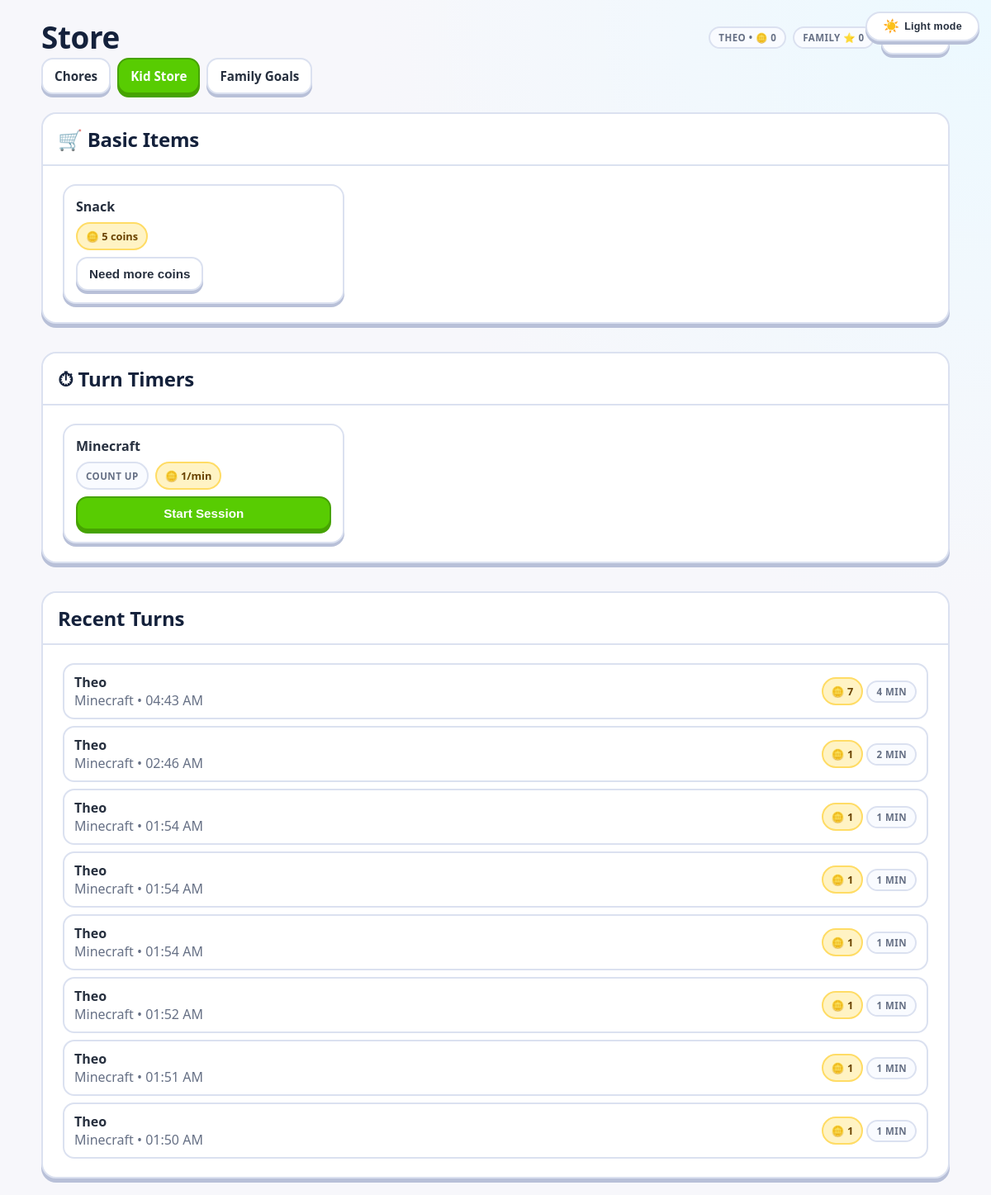
The page /kid/store (signed in) on the database its author committed.
### src/models/main.py (models this page shows, shortened)
class Kid(db.Model):
	__tablename__ = "kids"
	id = db.Column(db.Integer, primary_key=True)
	family_id = db.Column(db.Integer, db.ForeignKey("families.id"), nullable=False, index=True)
	display_name = db.Column(db.String(120), nullable=False)
	pin_hash = db.Column(db.String(255), nullable=False)
	created_at = db.Column(db.DateTime, default=datetime.utcnow, nullable=False)
	is_active = db.Column(db.Boolean, default=True, nullable=False)
	coin_balance = db.Column(db.Integer, default=0, nullable=False)
	family = db.relationship("Family", back_populates="kids")

class Family(db.Model):
	__tablename__ = "families"
	id = db.Column(db.Integer, primary_key=True)
	name = db.Column(db.String(120), nullable=False)
	family_code_hash = db.Column(db.String(255), nullable=False)
	family_code_hint = db.Column(db.String(16), nullable=False, index=True)
	family_code_plain = db.Column(db.String(16), nullable=True)
	created_at = db.Column(db.DateTime, default=datetime.utcnow, nullable=False)
	is_active = db.Column(db.Boolean, default=True, nullable=False)
	family_points_balance = db.Column(db.Integer, default=0, nullable=False)
	parents = db.relationship("Parent", back_populates="family", cascade="all, delete-orphan")
	kids = db.relationship("Kid", back_populates="family", cascade="all, delete-orphan")
	devices = db.relationship("TrustedDevice", back_populates="family", cascade="all, delete-orphan")

class StoreItem(db.Model):
	__tablename__ = "store_items"
	id = db.Column(db.Integer, primary_key=True)
	family_id = db.Column(db.Integer, db.ForeignKey("families.id"), nullable=False, index=True)
	created_by_parent_id = db.Column(db.Integer, db.ForeignKey("parents.id"), nullable=False, index=True)
	name = db.Column(db.String(120), nullable=False)
	description = db.Column(db.Text)
	item_scope = db.Column(db.String(20), nullable=False, index=True)
	item_type = db.Column(db.String(20), default="basic", nullable=False)
	kid_coin_cost = db.Column(db.Integer, default=0, nullable=False)
	family_point_cost = db.Column(db.Integer, default=0, nullable=False)
	timing_mode = db.Column(db.String(20))  # countdown | stopwatch
	session_duration_minutes = db.Column(db.Integer)  # for countdown
	session_rate_type = db.Column(db.String(20))  # flat | per_minute
	session_flat_cost = db.Column(db.Integer, default=0)
	session_coin_per_minute = db.Column(db.Integer, default=0)
	session_max_participants = db.Column(db.Integer, default=1)
	stock_qty = db.Column(db.Integer, default=-1, nullable=False)
	is_active = db.Column(db.Boolean, default=True, nullable=False)
	created_at = db.Column(db.DateTime, default=datetime.utcnow, nullable=False)
	family = db.relationship("Family", backref=db.backref("store_items", lazy=True, cascade="all, delete-orphan"))
	created_by_parent = db.relationship("Parent", backref=db.backref("store_items", lazy=True))
	sessions = db.relationship("StoreTimedSession", back_populates="store_item", cascade="all, delete-orphan")

class StoreTimedSession(db.Model):
	__tablename__ = "store_timed_sessions"
	id = db.Column(db.Integer, primary_key=True)
	store_item_id = db.Column(db.Integer, db.ForeignKey("store_items.id"), nullable=False, index=True)
	family_id = db.Column(db.Integer, db.ForeignKey("families.id"), nullable=False, index=True)
	started_by_kid_id = db.Column(db.Integer, db.ForeignKey("kids.id"), nullable=False, index=True)
	participant_kid_id = db.Column(db.Integer, db.ForeignKey("kids.id"), nullable=True, index=True)
	status = db.Column(db.String(20), nullable=False, default="active", index=True)
	timing_mode = db.Column(db.String(20), nullable=False)  # countdown | stopwatch
	planned_duration_minutes = db.Column(db.Integer)
	started_at = db.Column(db.DateTime, nullable=False, default=datetime.utcnow)
	ended_at = db.Column(db.DateTime)
	total_coins_charged = db.Column(db.Integer, nullable=False, default=0)
	store_item = db.relationship("StoreItem", back_populates="sessions")
	family = db.relationship("Family", backref=db.backref("store_timed_sessions", lazy=True, cascade="all, delete-orphan"))
	started_by_kid = db.relationship("Kid", foreign_keys=[started_by_kid_id], backref=db.backref("store_timed_sessions_started", lazy=True))
	participant_kid = db.relationship("Kid", foreign_keys=[participant_kid_id], backref=db.backref("store_timed_sessions_joined", lazy=True))
	participants = db.relationship(
		"StoreSessionParticipant",
		back_populates="timed_session",
		cascade="all, delete-orphan",
		order_by="StoreSessionParticipant.joined_at.asc()",
	)
	turns = db.relationship(
		"StoreSessionTurn",
		back_populates="timed_session",
		cascade="all, delete-orphan",
		order_by="StoreSessionTurn.started_at.asc()",
	)
	@property
	def elapsed_seconds(self) -> int:
		end = self.ended_at or datetime.utcnow()
		elapsed = max(0, int((end - self.started_at).total_seconds()))
		if self.timing_mode == "countdown" and self.planned_duration_minutes:
			return min(elapsed, self.planned_duration_minutes * 60)
		return elapsed

### src/controllers/routes.py (the view)
@public_bp.get("/kid/store")
@kid_web_login_required
def kid_store():
	kid, family = _load_kid_and_family()
	if not kid or not family or kid.family_id != family.id:
		session.clear()
		flash("Session expired. Please log in again.", "error")
		return redirect(url_for("public.kid_login"))
	active_tab = request.args.get("tab", "kid")
	if active_tab not in {"kid", "family"}:
		active_tab = "kid"
	kid_items = (
		StoreItem.query.filter_by(family_id=family.id, item_scope="kid", is_active=True)
		.order_by(StoreItem.created_at.desc())
		.all()
	)
	family_items = (
		StoreItem.query.filter_by(family_id=family.id, item_scope="family", is_active=True)
		.order_by(StoreItem.created_at.desc())
		.all()
	)
	family_redemptions = (
		StoreRedemption.query.join(StoreItem, StoreRedemption.store_item_id == StoreItem.id)
		.filter(StoreRedemption.family_id == family.id, StoreItem.item_scope == "family")
		.order_by(StoreRedemption.requested_at.desc())
		.limit(30)
		.all()
	)
	vote_lookup = {
		vote.redemption_id: vote.vote
		for vote in StoreRedemptionVote.query.filter_by(kid_id=kid.id).all()
	}
	vote_summary = _vote_summary_for_redemptions(family_redemptions)
	active_session = _active_store_session_for_kid(kid.id)
	family_kids = Kid.query.filter_by(family_id=family.id, is_active=True).order_by(Kid.display_name.asc()).all()
	active_session_by_item_id = _active_store_sessions_by_item(family.id)
	billing_changed = False
	for timed_session in active_session_by_item_id.values():
		billing_changed = _sync_active_store_session_billing(timed_session) or billing_changed
	if billing_changed:
		db.session.commit()
	active_session_elapsed_seconds = {
		active_session.id: _participant_elapsed_seconds(active_session)
		for active_session in active_session_by_item_id.values()
	}
	active_session_charged_coins = {}
	for active_store_session in active_session_by_item_id.values():
		charged_by_participant = {}
		for turn in active_store_session.turns or []:
			charged_by_participant[turn.participant_id] = charged_by_participant.get(turn.participant_id, 0) + (turn.coins_charged or 0)
		active_session_charged_coins[active_store_session.id] = charged_by_participant
	recent_timed_sessions = (
		StoreTimedSession.query.filter(
			StoreTimedSession.family_id == family.id,
			StoreTimedSession.status.in_(["completed", "cancelled"]),
		)
		.order_by(StoreTimedSession.ended_at.desc())
		.limit(8)
		.all()
	)
	return render_template(
		"private/kids/store/index.html",
		kid=kid,
		family=family,
		family_kids=family_kids,
		kid_items=kid_items,
		family_items=family_items,
		family_redemptions=family_redemptions,
		vote_lookup=vote_lookup,
		vote_summary=vote_summary,
		active_tab=active_tab,
		active_session=active_session,
		active_session_by_item_id=active_session_by_item_id,
		active_session_elapsed_seconds=active_session_elapsed_seconds,
		active_session_charged_coins=active_session_charged_coins,
		recent_timed_sessions=recent_timed_sessions,
	)

### src/templates/private/kids/store/index.html (shortened to what this page needs)
{% extends "bases/private.html" %}
{% block nav %}
<div class="d-flex justify-content-between align-items-center flex-wrap gap-2 mb-3">
	<h1 style="font-size: clamp(1.6rem, 3.4vw, 2.3rem);">Store</h1>
	<div class="d-flex gap-2 align-items-center">
		<span class="pill">{{ kid.display_name }} • 🪙 {{ kid.coin_balance }}</span>
		<span class="pill">Family ⭐ {{ family.family_points_balance }}</span>
		<form method="post" action="{{ url_for('public.kid_logout_web') }}">
			<button type="submit" class="btn">Logout</button>
		</form>
	</div>
</div>
{% endblock %}
{% block content %}
<div class="dashboard-container">
	<div class="d-flex flex-wrap gap-2 mb-3">
		<a href="{{ url_for('public.kid_chores') }}" class="btn">Chores</a>
		<a href="{{ url_for('public.kid_store', tab='kid') }}" class="btn {% if active_tab == 'kid' %}primary{% endif %}">Kid Store</a>
		<a href="{{ url_for('public.kid_store', tab='family') }}" class="btn {% if active_tab == 'family' %}primary{% endif %}">Family Goals</a>
	</div>
	{% if active_tab == 'kid' %}
		<div class="dashboard-grid">
			<div class="dashboard-card">
				<div class="card-header"><h2>🛒 Basic Items</h2></div>
				<div class="card-body">
					{% set basic_items = kid_items | selectattr('item_type', 'equalto', 'basic') | list %}
					{% if basic_items %}
						<div class="row g-3">
							{% for item in basic_items %}
								<div class="col-12 col-md-6 col-lg-4">
									<div class="store-item d-flex flex-column gap-2">
										<strong>{{ item.name }}</strong>
										<span class="coin-badge d-inline-block" style="width:fit-content;">🪙 {{ item.kid_coin_cost }} coins</span>
										<form method="post" action="{{ url_for('public.kid_purchase_store_item', item_id=item.id) }}" class="mt-auto">
											<button type="submit" class="btn {% if item.stock_qty != 0 and kid.coin_balance >= item.kid_coin_cost %}primary{% endif %}" {% if item.stock_qty == 0 or kid.coin_balance < item.kid_coin_cost %}disabled{% endif %}>
												{% if item.stock_qty == 0 %}Out of stock{% elif kid.coin_balance >= item.kid_coin_cost %}Purchase{% else %}Need more coins{% endif %}
											</button>
										</form>
									</div>
								</div>
							{% endfor %}
						</div>
					{% else %}
						<div class="empty-state">No basic items available.</div>
					{% endif %}
				</div>
			</div>
		</div>
		{% set timed_items = kid_items | selectattr('item_type', 'equalto', 'timed_session') | list %}
		{% if timed_items %}
		<div class="dashboard-grid" style="margin-top:12px;">
			<div class="dashboard-card">
				<div class="card-header"><h2>⏱ Turn Timers</h2></div>
				<div class="card-body">
					<div class="row g-3">
						{% for item in timed_items %}
							{%- set active_session_for_item = active_session_by_item_id.get(item.id) -%}
							{%- set current_turn = active_session_for_item.current_turn if active_session_for_item else none -%}
								{%- set current_participant = current_turn.participant if current_turn else none -%}
								{%- set elapsed_lookup = active_session_elapsed_seconds.get(active_session_for_item.id, {}) if active_session_for_item else {} -%}
								{%- set charged_lookup = active_session_charged_coins.get(active_session_for_item.id, {}) if active_session_for_item else {} -%}
									{%- set current_prior_seconds = (elapsed_lookup.get(current_participant.id, 0) - current_turn.live_elapsed_seconds) if current_turn and current_participant else 0 -%}
									{%- set current_charged_coins = charged_lookup.get(current_participant.id, 0) if current_participant else 0 -%}
									{%- set current_paid_seconds = ((current_turn.coins_charged // (item.session_coin_per_minute or 1)) * 60) if current_turn and current_participant and current_participant.charges_coins and item.session_rate_type == 'per_minute' else 0 -%}
									{%- set turn_start_cost = item.session_flat_cost if item.session_rate_type == 'flat' else item.session_coin_per_minute -%}
									{%- set out_of_stock = (item.stock_qty == 0) -%}
							<div class="col-12 col-md-6 col-lg-4">
								<div class="store-item d-flex flex-column gap-2 {% if active_session_for_item %}store-item-active{% endif %}">
									<strong>{{ item.name }}</strong>
									<div class="d-flex flex-wrap gap-2">
										<span class="pill">Count Up</span>
										{% if item.session_rate_type == 'flat' %}
												<span class="coin-badge">🪙 {{ item.session_flat_cost }} flat</span>
										{% else %}
												<span class="coin-badge">🪙 {{ item.session_coin_per_minute }}/min</span>
										{% endif %}
									</div>
									{% if active_session_for_item and current_turn %}
										<div class="turn-timer-panel"
											data-session-panel
											data-session-id="{{ active_session_for_item.id }}"
											data-current-participant-id="{{ current_participant.id if current_participant else '' }}"
											data-started-at="{{ current_turn.started_at.isoformat() }}Z"
												data-prior-seconds="{{ current_prior_seconds }}"
												data-current-charged="{{ current_charged_coins }}"
												data-paid-seconds="{{ current_paid_seconds }}"
												data-rate-type="{{ item.session_rate_type }}"
												data-coins-per-minute="{{ item.session_coin_per_minute or 0 }}"
												data-charges-coins="{{ '1' if current_participant and current_participant.charges_coins else '0' }}">
											<span class="status-badge active">RUNNING</span>
											<div class="turn-player">{{ current_participant.display_name if current_participant else 'No turn' }}</div>
											<div class="turn-time" data-turn-display>00:00</div>
												{% if current_participant and current_participant.charges_coins %}
													<p class="muted text-center m-0">🪙 <strong data-turn-cost>{{ current_charged_coins }}</strong> coins charged</p>
												{% else %}
													<p class="muted text-center m-0">Guest turns are not charged</p>
												{% endif %}
													<div class="turn-switch-grid">
														{% for participant in active_session_for_item.participants %}
															{% set needs_coins = participant.charges_coins and participant.kid.coin_balance < (turn_start_cost or 0) %}
															{% if current_participant and participant.id == current_participant.id %}
																<button type="button" class="btn primary w-100" disabled>{{ participant.display_name }}</button>
														{% elif needs_coins %}
															<button type="button" class="btn w-100" disabled>{{ participant.display_name }} needs coins</button>
														{% else %}
															<form method="post" action="{{ url_for('public.kid_switch_store_session_turn', timed_session_id=active_session_for_item.id) }}" class="m-0">
																<input type="hidden" name="participant_id" value="{{ participant.id }}" />
															<button type="submit" class="btn w-100">{{ participant.display_name }}</button>
														</form>
													{% endif %}
												{% endfor %}
											</div>
											<form method="post" action="{{ url_for('public.kid_end_store_session', timed_session_id=active_session_for_item.id) }}" class="turn-stop-form">
												<button type="submit" class="btn-danger w-100">End Session</button>
											</form>
										</div>
									{% else %}
										<button type="button" class="btn {% if not out_of_stock %}primary{% endif %} w-100 mt-auto" data-open-session-modal="sessionModal-{{ item.id }}" {% if out_of_stock %}disabled{% endif %}>
											{% if out_of_stock %}Out of stock{% else %}Start Session{% endif %}
										</button>
									{% endif %}
								</div>
							</div>
						{% endfor %}
					</div>
				</div>
			</div>
		</div>
		{% if recent_timed_sessions %}
		<div class="dashboard-grid" style="margin-top:12px;">
			<div class="dashboard-card">
				<div class="card-header"><h2>Recent Turns</h2></div>
				<div class="card-body">
					<div class="recent-turn-list">
						{% for s in recent_timed_sessions %}
							<div class="recent-turn-row">
								<div>
									<strong>{{ s.started_by_kid.display_name }}</strong>
									<div class="muted">{{ s.store_item.name }} • {{ s.ended_at.strftime('%I:%M %p') if s.ended_at else 'ended' }}</div>
								</div>
								<div class="text-md-end">
									<span class="coin-badge">🪙 {{ s.total_coins_charged }}</span>
									<span class="pill">{{ (s.elapsed_seconds / 60)|round(0, 'ceil')|int }} min</span>
								</div>
							</div>
						{% endfor %}
					</div>
				</div>
			</div>
		</div>
		{% endif %}
		{% endif %}
	{% endif %}
</div>
{% endblock %}

### rows shown on the page
Kid: display_name "THEO", coin_balance "0"
Family: family_points_balance "0"
StoreItem: name "Snack", kid_coin_cost "5", stock_qty "Need more coins"
StoreItem: name "Minecraft", session_coin_per_minute "1"
StoreTimedSession: started_by_kid.display_name "Theo", store_item.name "Minecraft", ended_at "04:43 AM", total_coins_charged "7", (s.elapsed_seconds/60)|round(0,'ceil')|int "4"
StoreTimedSession: started_by_kid.display_name "Theo", store_item.name "Minecraft", ended_at "02:46 AM", total_coins_charged "1", (s.elapsed_seconds/60)|round(0,'ceil')|int "2"
StoreTimedSession: started_by_kid.display_name "Theo", store_item.name "Minecraft", ended_at "01:54 AM", total_coins_charged "1", (s.elapsed_seconds/60)|round(0,'ceil')|int "1"
StoreTimedSession: started_by_kid.display_name "Theo", store_item.name "Minecraft", ended_at "01:54 AM", total_coins_charged "1", (s.elapsed_seconds/60)|round(0,'ceil')|int "1"
StoreTimedSession: started_by_kid.display_name "Theo", store_item.name "Minecraft", ended_at "01:54 AM", total_coins_charged "1", (s.elapsed_seconds/60)|round(0,'ceil')|int "1"
StoreTimedSession: started_by_kid.display_name "Theo", store_item.name "Minecraft", ended_at "01:52 AM", total_coins_charged "1", (s.elapsed_seconds/60)|round(0,'ceil')|int "1"
StoreTimedSession: started_by_kid.display_name "Theo", store_item.name "Minecraft", ended_at "01:51 AM", total_coins_charged "1", (s.elapsed_seconds/60)|round(0,'ceil')|int "1"
StoreTimedSession: started_by_kid.display_name "Theo", store_item.name "Minecraft", ended_at "01:50 AM", total_coins_charged "1", (s.elapsed_seconds/60)|round(0,'ceil')|int "1"
